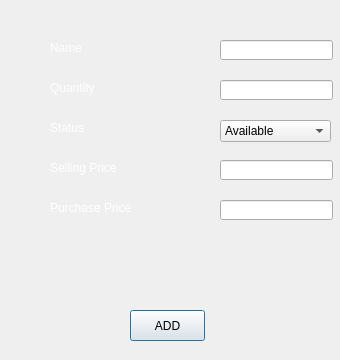
<?xml version="1.0" encoding="UTF-8"?>
<ui version="4.0">
 <class>additem</class>
 <widget class="QDialog" name="additem">
  <property name="geometry">
   <rect>
    <x>0</x>
    <y>0</y>
    <width>340</width>
    <height>360</height>
   </rect>
  </property>
  <property name="windowTitle">
   <string>Dialog</string>
  </property>
  <property name="styleSheet">
   <string notr="true">background-image: url(:/imagestart/pic/bcap10.jpg);</string>
  </property>
  <widget class="QLabel" name="label">
   <property name="geometry">
    <rect>
     <x>50</x>
     <y>40</y>
     <width>121</width>
     <height>16</height>
    </rect>
   </property>
   <property name="font">
    <font>
     <pointsize>9</pointsize>
    </font>
   </property>
   <property name="styleSheet">
    <string notr="true">background-image: url(:/imagestart/pic/t1.jpg);
color: rgb(255, 255, 255);</string>
   </property>
   <property name="text">
    <string>Name</string>
   </property>
  </widget>
  <widget class="QLabel" name="label_6">
   <property name="geometry">
    <rect>
     <x>50</x>
     <y>160</y>
     <width>121</width>
     <height>16</height>
    </rect>
   </property>
   <property name="font">
    <font>
     <pointsize>9</pointsize>
    </font>
   </property>
   <property name="styleSheet">
    <string notr="true">background-image: url(:/imagestart/pic/t1.jpg);
color: rgb(255, 255, 255);</string>
   </property>
   <property name="text">
    <string>Selling Price</string>
   </property>
  </widget>
  <widget class="QLineEdit" name="txtPurchasePrice">
   <property name="geometry">
    <rect>
     <x>220</x>
     <y>200</y>
     <width>113</width>
     <height>20</height>
    </rect>
   </property>
   <property name="font">
    <font>
     <pointsize>9</pointsize>
    </font>
   </property>
   <property name="styleSheet">
    <string notr="true">background-image: url(:/imagestart/pic/t1.jpg);</string>
   </property>
  </widget>
  <widget class="QLineEdit" name="txtName">
   <property name="geometry">
    <rect>
     <x>220</x>
     <y>40</y>
     <width>113</width>
     <height>20</height>
    </rect>
   </property>
   <property name="font">
    <font>
     <pointsize>9</pointsize>
    </font>
   </property>
   <property name="styleSheet">
    <string notr="true">background-image: url(:/imagestart/pic/t1.jpg);</string>
   </property>
  </widget>
  <widget class="QPushButton" name="btnAdd">
   <property name="geometry">
    <rect>
     <x>130</x>
     <y>310</y>
     <width>75</width>
     <height>31</height>
    </rect>
   </property>
   <property name="font">
    <font>
     <pointsize>9</pointsize>
    </font>
   </property>
   <property name="styleSheet">
    <string notr="true">background-image: url(:/imagestart/pic/t1.jpg);</string>
   </property>
   <property name="text">
    <string>ADD</string>
   </property>
  </widget>
  <widget class="QLineEdit" name="txtQuantity">
   <property name="geometry">
    <rect>
     <x>220</x>
     <y>80</y>
     <width>113</width>
     <height>20</height>
    </rect>
   </property>
   <property name="font">
    <font>
     <pointsize>9</pointsize>
    </font>
   </property>
   <property name="styleSheet">
    <string notr="true">background-image: url(:/imagestart/pic/t1.jpg);</string>
   </property>
  </widget>
  <widget class="QLineEdit" name="txtSellingPrice">
   <property name="geometry">
    <rect>
     <x>220</x>
     <y>160</y>
     <width>113</width>
     <height>20</height>
    </rect>
   </property>
   <property name="font">
    <font>
     <pointsize>9</pointsize>
    </font>
   </property>
   <property name="styleSheet">
    <string notr="true">background-image: url(:/imagestart/pic/t1.jpg);</string>
   </property>
  </widget>
  <widget class="QLabel" name="label_2">
   <property name="geometry">
    <rect>
     <x>50</x>
     <y>80</y>
     <width>121</width>
     <height>16</height>
    </rect>
   </property>
   <property name="font">
    <font>
     <pointsize>9</pointsize>
    </font>
   </property>
   <property name="styleSheet">
    <string notr="true">background-image: url(:/imagestart/pic/t1.jpg);
color: rgb(255, 255, 255);</string>
   </property>
   <property name="text">
    <string>Quantity</string>
   </property>
  </widget>
  <widget class="QLabel" name="label_7">
   <property name="geometry">
    <rect>
     <x>50</x>
     <y>200</y>
     <width>121</width>
     <height>16</height>
    </rect>
   </property>
   <property name="font">
    <font>
     <pointsize>9</pointsize>
    </font>
   </property>
   <property name="styleSheet">
    <string notr="true">background-image: url(:/imagestart/pic/t1.jpg);
color: rgb(255, 255, 255);</string>
   </property>
   <property name="text">
    <string>Purchase Price</string>
   </property>
  </widget>
  <widget class="QLabel" name="resl">
   <property name="geometry">
    <rect>
     <x>80</x>
     <y>270</y>
     <width>191</width>
     <height>20</height>
    </rect>
   </property>
   <property name="styleSheet">
    <string notr="true">background-image: url(:/imagestart/pic/t1.jpg);</string>
   </property>
   <property name="text">
    <string/>
   </property>
  </widget>
  <widget class="QComboBox" name="cmbStatus">
   <property name="geometry">
    <rect>
     <x>220</x>
     <y>120</y>
     <width>111</width>
     <height>22</height>
    </rect>
   </property>
   <item>
    <property name="text">
     <string>Available</string>
    </property>
   </item>
   <item>
    <property name="text">
     <string>Expired</string>
    </property>
   </item>
   <item>
    <property name="text">
     <string>Sold</string>
    </property>
   </item>
   <item>
    <property name="text">
     <string>Return</string>
    </property>
   </item>
   <item>
    <property name="text">
     <string>Spoiled</string>
    </property>
   </item>
  </widget>
  <widget class="QLabel" name="label_3">
   <property name="geometry">
    <rect>
     <x>50</x>
     <y>120</y>
     <width>121</width>
     <height>16</height>
    </rect>
   </property>
   <property name="font">
    <font>
     <pointsize>9</pointsize>
    </font>
   </property>
   <property name="styleSheet">
    <string notr="true">background-image: url(:/imagestart/pic/t1.jpg);
color: rgb(255, 255, 255);</string>
   </property>
   <property name="text">
    <string>Status</string>
   </property>
  </widget>
 </widget>
 <resources/>
 <connections/>
</ui>
